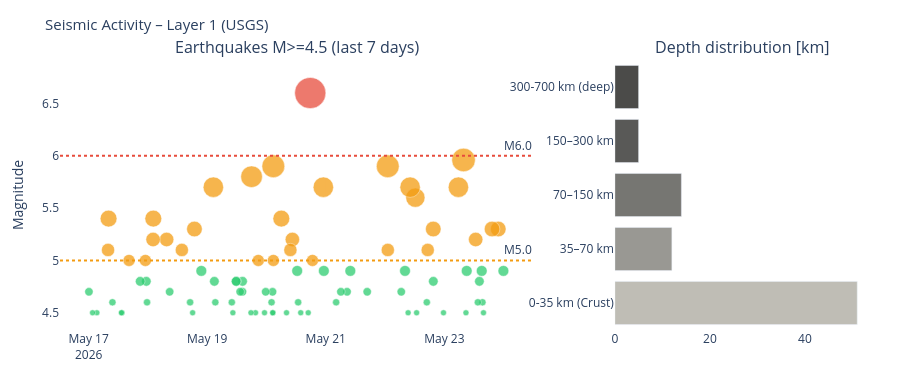

Here is the notebook cell this chart was saved with:
### Markdown cell above
---
## 4. Visualizations

### Code cell
# ============================================================
# SEISMICS – Magnitude time series + depth distribution
# ============================================================

if df_seis is not None:
    fig = make_subplots(
        rows=1, cols=2,
        subplot_titles=['Earthquakes M>=4.5 (last 7 days)', 'Depth distribution [km]'],
        column_widths=[0.65, 0.35]
    )

    # Color scale by magnitude
    mag_colors = ['#2ecc71' if m < 5 else '#f39c12' if m < 6 else '#e74c3c'
                  for m in df_seis['mag']]
    sizes = [max(6, (m - 4) * 12) for m in df_seis['mag']]

    fig.add_trace(go.Scatter(
        x=df_seis['time'], y=df_seis['mag'],
        mode='markers',
        marker=dict(color=mag_colors, size=sizes, opacity=0.75,
                    line=dict(color='white', width=0.5)),
        text=df_seis['place'],
        hovertemplate='%{text}<br>M%{y:.1f}<br>%{x}<extra></extra>',
        name='Earthquakes'
    ), row=1, col=1)

    fig.add_hline(y=6.0, line_dash='dot', line_color='#e74c3c',
                  annotation_text='M6.0', row=1, col=1)
    fig.add_hline(y=5.0, line_dash='dot', line_color='#f39c12',
                  annotation_text='M5.0', row=1, col=1)

    # Depth distribution
    depth_bins = pd.cut(df_seis['depth'],
                        bins=[0, 35, 70, 150, 300, 700],
                        labels=['0-35 km\n(Crust)', '35–70 km',
                                '70–150 km', '150–300 km', '300-700 km\n(deep)'])
    depth_counts = depth_bins.value_counts().sort_index()
    depth_colors = ['#B4B2A9', '#888780', '#5F5E5A', '#3d3d3a', '#2C2C2A']

    fig.add_trace(go.Bar(
        x=depth_counts.values,
        y=depth_counts.index.astype(str),
        orientation='h',
        marker_color=depth_colors[:len(depth_counts)],
        opacity=0.85,
        name='Depth'
    ), row=1, col=2)

    fig.update_layout(
        title=dict(text='Seismic Activity – Layer 1 (USGS)', font=dict(size=15)),
        height=380, showlegend=False,
        plot_bgcolor='rgba(0,0,0,0)', paper_bgcolor='rgba(0,0,0,0)',
        margin=dict(l=60, r=30, t=60, b=50)
    )
    fig.update_yaxes(title_text='Magnitude', row=1, col=1)
    fig.show()
else:
    print('Seismic data unavailable.')

### Figure 1 — Plotly figure (JSON) as saved in the notebook; plotly's stock layout.template omitted (floating-point values rounded to 4 significant figures)
{"data": [{"hovertemplate": "%{text}<br>M%{y:.1f}<br>%{x}<extra></extra>", "marker": {"color": ["#2ecc71", "#f39c12", "#f39c12", "#2ecc71", "#2ecc71", "#2ecc71", "#2ecc71", "#2ecc71", "#f39c12", "#2ecc71", "#2ecc71", "#f39c12", "#f39c12", "#2ecc71", "#2ecc71", "#f39c12", "#f39c12", "#2ecc71", "#2ecc71", "#f39c12", "#f39c12", "#2ecc71", "#2ecc71", "#2ecc71", "#f39c12", "#f39c12", "#2ecc71", "#2ecc71", "#2ecc71", "#2ecc71", "#2ecc71", "#2ecc71", "#f39c12", "#f39c12", "#e74c3c", "#2ecc71", "#2ecc71", "#2ecc71", "#2ecc71", "#f39c12", "#f39c12", "#2ecc71", "#f39c12", "#f39c12", "#f39c12", "#2ecc71", "#2ecc71", "#2ecc71", "#2ecc71", "#2ecc71", "#2ecc71", "#f39c12", "#2ecc71", "#f39c12", "#2ecc71", "#2ecc71", "#2ecc71", "#2ecc71", "#2ecc71", "#2ecc71", "#2ecc71", "#2ecc71", "#2ecc71", "#2ecc71", "#f39c12", "#2ecc71", "#f39c12", "#2ecc71", "#2ecc71", "#f39c12", "#2ecc71", "#f39c12", "#f39c12", "#f39c12", "#2ecc71", "#2ecc71", "#f39c12", "#2ecc71", "#f39c12", "#2ecc71", "#2ecc71", "#2ecc71", "#f39c12", "#f39c12", "#2ecc71", "#2ecc71", "#2ecc71"], "line": {"color": "white", "width": 0.5}, "opacity": 0.75, "size": [10.8, 15.6, 15.6, 6, 7.2, 10.8, 9.6, 7.2, 14.4, 10.8, 6, 23.52, 20.4, 6, 9.6, 15.6, 13.2, 7.2, 6, 19.2, 20.4, 6, 10.8, 8.4, 13.2, 22.8, 8.4, 10.8, 8.4, 8.4, 7.2, 10.8, 20.4, 12.0, 31.2, 6, 6, 7.2, 10.8, 14.4, 13.2, 6, 16.8, 22.8, 12.0, 6, 6, 8.4, 7.2, 8.4, 6, 12.0, 6, 21.6, 6, 9.6, 8.4, 8.4, 9.6, 9.6, 6, 7.2, 7.2, 9.6, 20.4, 10.8, 15.6, 6, 7.2, 13.2, 8.4, 14.4, 16.8, 14.4, 7.2, 9.6, 12.0, 9.6, 12.0, 6, 6, 7.2, 16.8, 13.2, 6, 6, 8.4]}, "mode": "markers", "name": "Earthquakes", "text": ["141 km SSW of Gataivai, Samoa", "168 km SW of Nikolski, Alaska", "southeast of Easter Island", "Fiji region", "106 km ESE of Hicks Bay, New Zealand", "64 km SSE of Isangel, Vanuatu", "73 km WSW of Tobelo, Indonesia", "33 km WNW of Fry, Greece", "100 km SSE of Bengkulu, Indonesia", "70 km SW of Nikolski, Alaska", "73 km ESE of Sucúa, Ecuador", "13 km S of Honaunau-Napoopoo, Hawaii", "southeast Indian Ridge", "northern Mid-Atlantic Ridge", "45 km E of Lae, Papua New Guinea", "156 km W of Lata, Solomon Islands", "296 km NW of Nagqu, China", "40 km ENE of Kuji, Japan", "164 km E of Atka, Alaska", "173 km E of Atka, Alaska", "103 km SSE of Lorengau, Papua New Guinea", "17 km SE of Puerto Cortés, Costa Rica", "Balleny Islands region", "112 km S of Nikolski, Alaska", "northern Mid-Atlantic Ridge", "113 km ESE of Bitung, Indonesia", "104 km SE of Pondaguitan, Philippines", "61 km W of Bandar Abbas, Iran", "South Sandwich Islands region", "104 km WNW of Kirakira, Solomon Islands", "southern East Pacific Rise", "258 km WSW of Tual, Indonesia", "South Sandwich Islands region", "southern East Pacific Rise", "southern East Pacific Rise", "25 km ENE of Isangel, Vanuatu", "Fiji region", "131 km WNW of Ternate, Indonesia", "82 km S of Hualien City, Taiwan", "45 km NE of Sape, Indonesia", "159 km WNW of Lautoka, Fiji", "65 km SE of Kuqa, China", "19 km N of Sincik, Turkey", "8 km E of Wadomari, Japan", "southeast of Easter Island", "6 km N of Mutquín, Argentina", "262 km W of Hihifo, Tonga", "19 km ENE of Cagdianao, Philippines", "23 km SSW of Sinabang, Indonesia", "44 km W of Bandar Abbas, Iran", "25 km NW of Takayama, Japan", "35 km WNW of Gazli, Uzbekistan", "31 km NE of Tobelo, Indonesia", "20 km ESE of Pampa de Tate, Peru", "21 km SSW of Yovon, Tajikistan", "13 km SSW of Port-Vila, Vanuatu", "67 km SSW of Intipucá, El Salvador", "79 km SSE of Kimbe, Papua New Guinea", "23 km WSW of Nūrābād, Iran", "26 km W of Ruby, Alaska", "91 km ENE of Hachinohe, Japan", "south of the Fiji Islands", "211 km E of Levuka, Fiji", "83 km WNW of Kirakira, Solomon Islands", "51 km SSW of Port-Vila, Vanuatu", "168 km E of Atka, Alaska", "Bouvet Island region", "86 km ESE of Pondaguitan, Philippines", "113 km E of Miyako, Japan", "26 km NW of Liuzhou, China", "22 km SSW of La Tirana, Chile", "Mid-Indian Ridge", "West Chile Rise", "36 km SSE of Syriam, Burma (Myanmar)", "62 km WNW of Abra Pampa, Argentina", "32 km WNW of Ishigaki, Japan", "31 km WNW of Finschhafen, Papua New Guinea", "189 km ESE of Kimbe, Papua New Guinea", "19 km WNW of Liuzhou, China", "102 km NNW of San Antonio de los Cobres, Argentina", "174 km W of Neiafu, Tonga", "266 km ESE of Port Blair, India", "84 km ENE of Severo-Kuril’sk, Russia", "109 km SSE of Lorengau, Papua New Guinea", "132 km SSE of Wainui, New Zealand", "92 km SSE of San Pedro de Atacama, Chile", "93 km ENE of Miyako, Japan"], "type": "scatter", "x": ["2026-05-23T23:54:28.139", "2026-05-23T21:49:16.864", "2026-05-23T19:19:06.642", "2026-05-23T15:50:15.072", "2026-05-23T15:25:37.208", "2026-05-23T15:07:59.419", "2026-05-23T14:11:16.177", "2026-05-23T13:34:13.720", "2026-05-23T12:40:25.493", "2026-05-23T09:03:09.674", "2026-05-23T08:44:52.286", "2026-05-23T07:46:01.480", "2026-05-23T05:41:34.889", "2026-05-22T23:39:09.408", "2026-05-22T19:32:14.976", "2026-05-22T19:30:38.517", "2026-05-22T17:16:27.912", "2026-05-22T16:53:58.546", "2026-05-22T12:46:12.868", "2026-05-22T12:16:14.095", "2026-05-22T10:08:19.139", "2026-05-22T09:20:03.617", "2026-05-22T08:04:21.659", "2026-05-22T06:33:37.455", "2026-05-22T01:06:52.610", "2026-05-22T01:05:08.540", "2026-05-21T16:45:56.677", "2026-05-21T09:56:26.003", "2026-05-21T08:37:05.075", "2026-05-21T06:06:58.473", "2026-05-21T04:11:58.486", "2026-05-20T23:12:56.417", "2026-05-20T23:01:01.063", "2026-05-20T18:36:39.632", "2026-05-20T17:43:01.910", "2026-05-20T16:53:34.093", "2026-05-20T13:51:40.023", "2026-05-20T12:48:57.091", "2026-05-20T12:25:35.650", "2026-05-20T10:28:49.290", "2026-05-20T09:40:32.226", "2026-05-20T08:06:34.756", "2026-05-20T06:00:16.653", "2026-05-20T02:46:24.884", "2026-05-20T02:46:19.106", "2026-05-20T02:34:06.578", "2026-05-20T02:32:49.773", "2026-05-20T02:26:50.846", "2026-05-20T02:03:24.812", "2026-05-19T23:40:09.733", "2026-05-19T23:11:56.272", "2026-05-19T20:40:43.474", "2026-05-19T19:32:53.646", "2026-05-19T17:57:54.220", "2026-05-19T17:42:56.204", "2026-05-19T14:18:39.445", "2026-05-19T14:17:32.447", "2026-05-19T13:20:24.077", "2026-05-19T11:50:29.210", "2026-05-19T11:41:24.324", "2026-05-19T10:23:35.881", "2026-05-19T09:58:03.191", "2026-05-19T03:17:03.782", "2026-05-19T02:53:53.724", "2026-05-19T02:29:24.366", "2026-05-18T21:37:20.076", "2026-05-18T18:50:00.309", "2026-05-18T18:06:04.422", "2026-05-18T17:04:31.928", "2026-05-18T13:44:26.230", "2026-05-18T08:48:06.071", "2026-05-18T07:34:30.448", "2026-05-18T02:10:41.745", "2026-05-18T02:05:24.327", "2026-05-17T23:38:30.734", "2026-05-17T23:21:21.028", "2026-05-17T22:58:32.187", "2026-05-17T20:52:01.831", "2026-05-17T16:21:06.222", "2026-05-17T13:28:25.625", "2026-05-17T13:16:27.182", "2026-05-17T09:38:20.685", "2026-05-17T08:04:17.461", "2026-05-17T07:51:56.627", "2026-05-17T03:20:37.916", "2026-05-17T01:35:32.854", "2026-05-17T00:07:28.770"], "xaxis": "x", "y": [4.9, 5.3, 5.3, 4.5, 4.6, 4.9, 4.8, 4.6, 5.2, 4.9, 4.5, 5.96, 5.7, 4.5, 4.8, 5.3, 5.1, 4.6, 4.5, 5.6, 5.7, 4.5, 4.9, 4.7, 5.1, 5.9, 4.7, 4.9, 4.7, 4.7, 4.6, 4.9, 5.7, 5.0, 6.6, 4.5, 4.5, 4.6, 4.9, 5.2, 5.1, 4.5, 5.4, 5.9, 5.0, 4.5, 4.5, 4.7, 4.6, 4.7, 4.5, 5.0, 4.5, 5.8, 4.5, 4.8, 4.7, 4.7, 4.8, 4.8, 4.5, 4.6, 4.6, 4.8, 5.7, 4.9, 5.3, 4.5, 4.6, 5.1, 4.7, 5.2, 5.4, 5.2, 4.6, 4.8, 5.0, 4.8, 5.0, 4.5, 4.5, 4.6, 5.4, 5.1, 4.5, 4.5, 4.7], "yaxis": "y"}, {"marker": {"color": ["#B4B2A9", "#888780", "#5F5E5A", "#3d3d3a", "#2C2C2A"]}, "name": "Depth", "opacity": 0.85, "orientation": "h", "type": "bar", "x": [51, 12, 14, 5, 5], "xaxis": "x2", "y": ["0-35 km\n(Crust)", "35–70 km", "70–150 km", "150–300 km", "300-700 km\n(deep)"], "yaxis": "y2"}], "layout": {"annotations": [{"font": {"size": 16}, "showarrow": false, "text": "Earthquakes M>=4.5 (last 7 days)", "x": 0.2925, "xanchor": "center", "xref": "paper", "y": 1.0, "yanchor": "bottom", "yref": "paper"}, {"font": {"size": 16}, "showarrow": false, "text": "Depth distribution [km]", "x": 0.8425, "xanchor": "center", "xref": "paper", "y": 1.0, "yanchor": "bottom", "yref": "paper"}, {"showarrow": false, "text": "M6.0", "x": 1, "xanchor": "right", "xref": "x domain", "y": 6.0, "yanchor": "bottom", "yref": "y"}, {"showarrow": false, "text": "M5.0", "x": 1, "xanchor": "right", "xref": "x domain", "y": 5.0, "yanchor": "bottom", "yref": "y"}], "height": 380, "margin": {"b": 50, "l": 60, "r": 30, "t": 60}, "paper_bgcolor": "rgba(0,0,0,0)", "plot_bgcolor": "rgba(0,0,0,0)", "shapes": [{"line": {"color": "#e74c3c", "dash": "dot"}, "type": "line", "x0": 0, "x1": 1, "xref": "x domain", "y0": 6.0, "y1": 6.0, "yref": "y"}, {"line": {"color": "#f39c12", "dash": "dot"}, "type": "line", "x0": 0, "x1": 1, "xref": "x domain", "y0": 5.0, "y1": 5.0, "yref": "y"}], "showlegend": false, "title": {"font": {"size": 15}, "text": "Seismic Activity – Layer 1 (USGS)"}, "xaxis": {"anchor": "y", "domain": [0.0, 0.585]}, "xaxis2": {"anchor": "y2", "domain": [0.685, 1.0]}, "yaxis": {"anchor": "x", "domain": [0.0, 1.0], "title": {"text": "Magnitude"}}, "yaxis2": {"anchor": "x2", "domain": [0.0, 1.0]}}}
